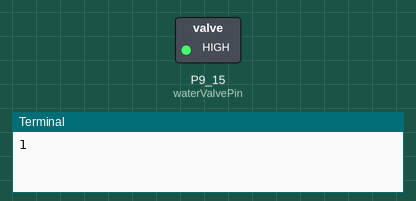
This program was run on a simulated BeagleBone Black. Shown: switched loads named in the program (green lamp = pin HIGH), the last lines printed to the terminal. At 10.0 s the program stops and its outputs stay as they are.

Above: at 0.1 s.
At 10.1 s:
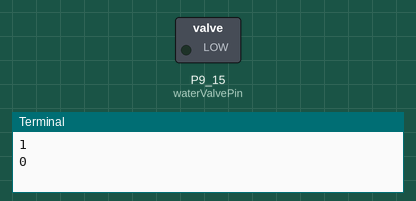
Timing chart, 0 to 11.5 s (numbered marks = the images above):
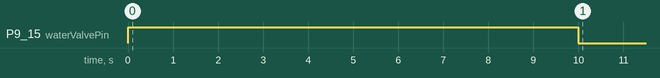

The program:

set_output.py
```python
import time
import Adafruit_BBIO.GPIO as GPIO

# bluePin = "P9_12"
# redPin = "P9_15"

# LEDLightPin = "P9_23"
# GPIO.setup(LEDLightPin, GPIO.OUT)
# while (True):
# 	GPIO.output(LEDLightPin, GPIO.HIGH)
# 	print (GPIO.input(LEDLightPin))
# 	time.sleep(2)
# 	GPIO.output(LEDLightPin, GPIO.LOW)
# 	print (GPIO.input(LEDLightPin))
# 	time.sleep(2)
# GPIO.cleanup()


waterValvePin = "P9_15"
GPIO.setup(waterValvePin, GPIO.OUT)
# while (True):
GPIO.output(waterValvePin, GPIO.HIGH)
print (GPIO.input(waterValvePin))
time.sleep(10)
GPIO.output(waterValvePin, GPIO.LOW)
print (GPIO.input(waterValvePin))
	# time.sleep(2)
GPIO.cleanup()
```
